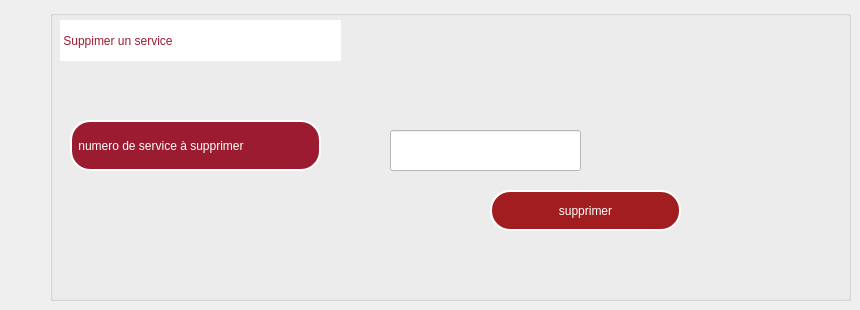
          <widget class="QWidget" name="tab_6">
           <attribute name="title">
            <string>suprimer un service</string>
           </attribute>
           <widget class="QGroupBox" name="gbsupp">
            <property name="geometry">
             <rect>
              <x>50</x>
              <y>10</y>
              <width>801</width>
              <height>291</height>
             </rect>
            </property>
            <property name="title">
             <string/>
            </property>
            <widget class="QLabel" name="ajnums_3">
             <property name="geometry">
              <rect>
               <x>20</x>
               <y>110</y>
               <width>251</width>
               <height>51</height>
              </rect>
             </property>
             <property name="styleSheet">
              <string notr="true">background-color:#9B1C31;
color:white;
border-radius:20px;
 border: 2px solid white ;</string>
             </property>
             <property name="text">
              <string> numero de service à supprimer</string>
             </property>
            </widget>
            <widget class="QLineEdit" name="le_num_sup">
             <property name="geometry">
              <rect>
               <x>340</x>
               <y>120</y>
               <width>191</width>
               <height>41</height>
              </rect>
             </property>
             <property name="styleSheet">
              <string notr="true">background-color:white;</string>
             </property>
            </widget>
            <widget class="QPushButton" name="pb_supprimer">
             <property name="geometry">
              <rect>
               <x>440</x>
               <y>180</y>
               <width>191</width>
               <height>41</height>
              </rect>
             </property>
             <property name="cursor">
              <cursorShape>PointingHandCursor</cursorShape>
             </property>
             <property name="styleSheet">
              <string notr="true">QPushButton
{border-radius:20px;
background-color:rgb(161, 29, 31);
color:white;
border: 2px solid white;}

QPushButton::hover
{
background-color:white;
color:rgb(161, 29, 31);}

</string>
             </property>
             <property name="text">
              <string>supprimer</string>
             </property>
            </widget>
            <widget class="QLabel" name="label_46">
             <property name="geometry">
              <rect>
               <x>10</x>
               <y>10</y>
               <width>281</width>
               <height>41</height>
              </rect>
             </property>
             <property name="styleSheet">
              <string notr="true">QLabel{

font: 63 11pt &quot;Lucida Sans Typewriter&quot;;
background-color:white;
border-radius:25px;
color:#9B1C31;}



</string>
             </property>
             <property name="text">
              <string> Suppimer un service</string>
             </property>
            </widget>
           </widget>
          </widget>
